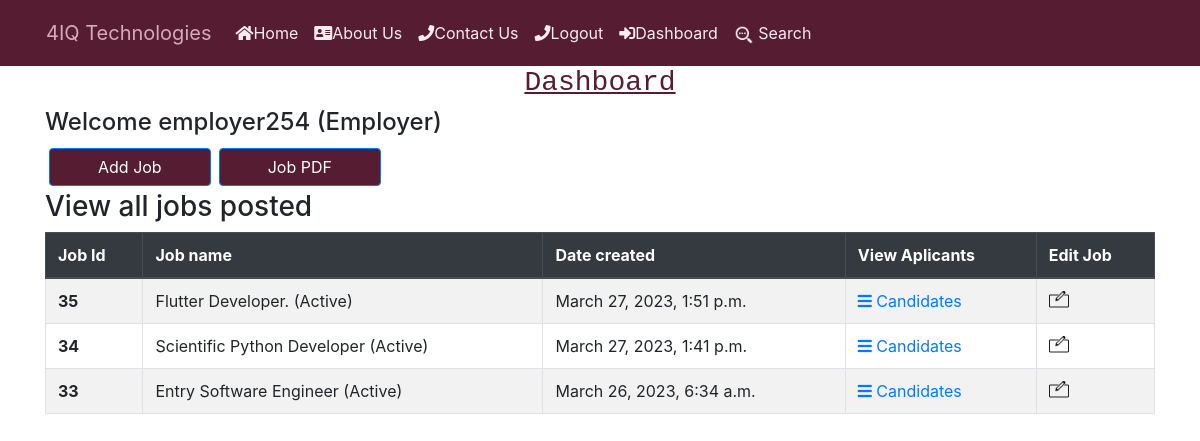
/users/dashboard (signed in), run on the app's committed database.
### users/models.py (models this page shows)
class Userprofile(models.Model):
    user = models.OneToOneField(User, related_name="userprofile", on_delete=models.CASCADE)
    is_employer = models.BooleanField(default=False)

### job/models.py (models this page shows, shortened)
class Job(models.Model):
    COMPUTER_SUPPORT_SPECIALIST = 'Computer Support Specialist'
    HARDWARE_ENGINEER = 'Hardware Engineer'
    COMPUTER_SYSTEM_ANALYST = 'Computer System Analyst'
    SOFTWARE_DEVELOPER = 'Software Developer'
    PROGRAMMER = 'Programmer'
    WEB_DEVELOPER = 'Web Developer'
    NETWORK_ENGINEER = 'Network Engineer'
    SOFTWARE_TESTER = 'Software Tester'
    FRONTEND_DEVELOPER = "Frontend Developer"
    BACKEND_DEVELOPER = "Backend Developer"
    CHOICES_SIZE =   ( (COMPUTER_SUPPORT_SPECIALIST ,'COMPUTER_SUPPORT_SPECIALIST'),
    ( HARDWARE_ENGINEER ,'HARDWARE_ENGINEER'),
    ( COMPUTER_SYSTEM_ANALYST, 'COMPUTER_SYSTEM_ANALYST' ),
    ( SOFTWARE_DEVELOPER, 'SOFTWARE_DEVELOPER'),
    ( PROGRAMMER , 'PROGRAMMER'),
    ( WEB_DEVELOPER,'WEB_DEVELOPER'),
    ( NETWORK_ENGINEER,'NETWORK_ENGINEER'),
    ( SOFTWARE_TESTER,'SOFTWARE_TESTER'),
    (FRONTEND_DEVELOPER,"FRONTEND_DEVELOPER"),
    (BACKEND_DEVELOPER,"BACKEND_DEVELOPER")
    )
    ACTIVE = 'active'
    EMPLOYED = 'employed'
    ARCHIVED = 'archived'
    CHOICES_STATUS = (
        (EMPLOYED,'Employed'),
        (ACTIVE,'Active' ),
        (ARCHIVED,'Archived' )
     )
    title = models.CharField(max_length=200)
    created_at = models.DateTimeField(auto_now_add=True)
    skillset_required = models.TextField(null=True)
    about_job= models.TextField(blank=True, null=True)
    image = models.ImageField(upload_to="covers/",null=True,blank=True)
    experience = models.CharField(max_length=100,null=True)
    salary = models.CharField(max_length=50,null=True)
    deadline = models.CharField(max_length=50,null=True)
    department_name = models.CharField( max_length=30,choices=CHOICES_SIZE)
    created_by = models.ForeignKey(User,
                                   related_name="jobs",
                                   on_delete=models.CASCADE)
    status = models.CharField(max_length=20,choices=CHOICES_STATUS,default='active')
    class Meta:
        ordering = ['-created_at']

### users/views.py (the view)
# urls.py: path("dashboard", views.dashboard, name="dashboard"),
@login_required
def dashboard(request):
   return render ( request,'dashboard.html' ,{'userprofile': request.user.userprofile})

### notification/context_processors.py (called while the page is built)
def notifications(request):
    if request.user.is_authenticated:
        return {
            'notificactions': request.user.notifications.filter(is_read=False)
        }
    else:
        return {'notifications': []}

### users/templates/dashboard.html (shortened to what this page needs)
{% include 'header.html' %}
{% load static %}
{% block content %}
  <div class="container">
    <h3 class="title">
      <center style="text-decoration: underline; color: #561c32 ;font-family: 'Courier New', Courier, monospace;">Dashboard</center>
    </h3>
    {% if userprofile.is_employer %}
<h4 class="subtitle">Welcome  {{userprofile.user}}
  (Employer)
</h4>
<div style="display: flex;">
  <div><a href="{% url 'job:add'  %}">
    <input
    type="submit"
    value="Add Job"
    class="m-1 px-5 btn btn-primary"
    style="background-color: #561c32"
    />
  </div>
  <div><a href="{% url 'job:job_pdf'  %}">
    <input
    type="submit"
    value="Job PDF"
    class="m-1 px-5 btn btn-primary"
    style="background-color: #561c32"
    /> <a href=""></a>
  </div>
</div>
<h3 class="subtitle">View all jobs posted</h3>
<table class="table table table-striped table-bordered">
  <thead class="thead-dark">
    <tr>
      <th scope="col">Job Id</th>
      <th scope="col">Job name</th>
      <th scope="col">Date created</th>
      <th scope="col">View Aplicants</th>
      <th scope="col">Edit Job</th>
    </tr>
  </thead>
  <tbody>
    {% for job in request.user.jobs.all %}
    <tr>
      <th scope="row">   {{ job.id }} </a></th>
      <td>  {{ job.title }} ({{job.get_status_display}})</td>
      <td>  {{ job.created_at }}</td>
      <td><a href="{% url 'view_dashboard_job' job.id%}"><i class="fas fa-bars"></i> Candidates</td>
        <td>
          <a href="{% url 'job:edit' job.id %}">
            <img src="{% static 'edit.png' %}" width= "20" height="20"alt="My Image">
          </a>
    </tr>
    {% empty %}
    <p>You have not posted any jobs yet...</p>
    {% endfor %}
  </tbody>
</table>
{% endif %}
</div>
{% endblock %}

### data on the page
Userprofile: user "employer254"
Job: id "35", title "Flutter Developer.", status "Active", created_at "March 27, 2023, 1:51 p.m."
Job: id "34", title "Scientific Python Developer", status "Active", created_at "March 27, 2023, 1:41 p.m."
Job: id "33", title "Entry Software Engineer", status "Active", created_at "March 26, 2023, 6:34 a.m."
